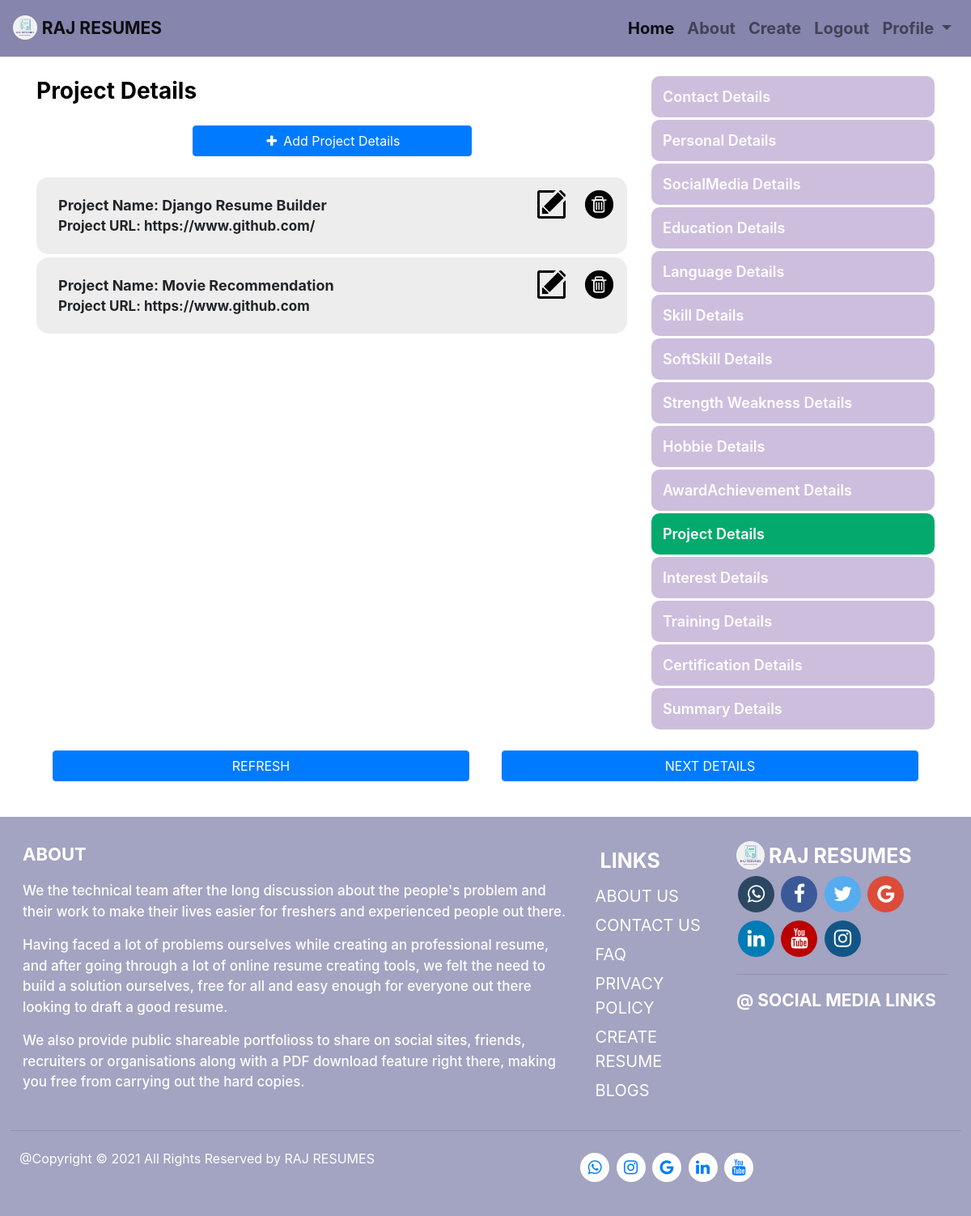
/MyResume/NoExperience/ProjectDetails/AddProjects/ (signed in), run on the app's committed database.
### resumes/models.py (models this page shows, shortened)
class ProjectDetails(models.Model):
    user = models.ForeignKey(User, on_delete=models.CASCADE)
    Project_Name=models.CharField(max_length=300,help_text='Enter Project Name')
    Project_Url=models.URLField(max_length=400,help_text='Enter project Url')
    Project_Description=models.TextField(max_length=800,help_text='Enter Project Description')
    Project_Position=models.CharField(max_length=500,help_text='Enter your Position')

### resumes/views.py (the view, shortened to what this page needs)
# urls.py: path('NoExperience/ProjectDetails/AddProjects/',views.NoExpAddProjectDetailView,name='AddNoExpProjects'),
@login_required(login_url='MyResume/login')
def NoExpAddProjectDetailView(request):
    Projectdet=ProjectDetails.objects.filter(user=request.user).all()
    form=ProjectDetailForm()
    return render(request,'resumes/AddNoExpDetails/AddProjectDetails.html',{'Projectdet':Projectdet,'form':form})

### resumes/templates/resumes/AddNoExpDetails/AddProjectDetails.html (shortened to what this page needs)
 {% load static %}{%load crispy_forms_tags %}
<html>
<head>
    <link rel="stylesheet" href="https://cdn.jsdelivr.net/npm/bootstrap@4.6.0/dist/css/bootstrap.min.css">
    <link rel="stylesheet" href="https://cdnjs.cloudflare.com/ajax/libs/font-awesome/4.7.0/css/font-awesome.min.css">
    <link rel="stylesheet" href="{% static 'AllStyles/ListStyling.css' %}">
    <link rel='stylesheet' href="{% static 'AllStyles/Modal-Styling.css' %}">
    <link rel='stylesheet' href="{% static 'AllStyles/BtnGroup.css' %}">
</head>
<body>
    {% include 'resumes/AllTemplates/Navbar.html' %}
    <div class="Content-sty">
        <div class="container">
            <div class='row'>
                <div id='Obj-Detail' class='col-lg-8 col-md-7'>
                    <div class='display-container'>
                        <div class='Model-Form-Detail'>
                            <div class='Modal-Heading'>Project Details</div>
                            <div class='Add-Modal-Details'>
                                <button onclick="document.getElementById('PopUp-Form').style.display='block'" class="btn btn-primary AddBtn-Sty"><i class='fa fa-plus'></i> Add Project Details</button>
                            </div>
                            <div class='Obj-Modal-Content'>
                                {% for pdet in Projectdet %}
                                <div class='Obj-Content'>
                                    <div class='row'>
                                        <div class='col-lg-10 col-md-8 col-sm-8 col-8'>
                                            <div class='Obj-content-sty'>
                                                <div class='ldet'>Project Name: {{pdet.Project_Name}}</div>
                                                <div class='sub-ldet'>Project URL: {{pdet.Project_Url}}</div>
                                            </div>
                                        </div>
                                        <div class='col-lg-1 col-md-2 col-sm-2 col-2'>
                                            <a href="{% url 'resumes:Edit-NoExpProjects' pdet.id %}"><img class='Icon-Sty' src="\media\Icons\Edit-Icon.png"></a>
                                        </div>
                                        <div class='col-lg-1 col-md-2 col-sm-2 col-2'>
                                            <a href="{% url 'resumes:NoExpDeleteProjectDetails' pdet.id %}"><img class='Icon-Sty' src="\media\Icons\Delete-Icon.png"></a>
                                        </div>
                                    </div>
                                </div>
                                {% endfor %}
                            </div>
                        </div>
                    </div>
                </div>
                <div id='Link-List-Menu' class='col-lg-4 col-md-5 col-sm-12'>
                    <div class='row-sty'>
                        <div class='Link-Menu'>
                            <div class="Vertical-Menu">
                                <a href="{% url 'resumes:NoExp-ContactDetails' %}" class='a-sty'>Contact Details</a>
                                <a href="{% url 'resumes:NoExp-PersonalDetails' %}" class='a-sty'>Personal Details</a>
                                <a href="{% url 'resumes:NoExp-SocialMediaDetails' %}" class='a-sty'>SocialMedia Details</a>
                                <a href="{% url 'resumes:NoExp-EducationDetails' %}" class='a-sty'>Education Details</a>
                                <a href="{% url 'resumes:NoExp-LanguageDetails' %}" class='a-sty'>Language Details</a>
                                <a href="{% url 'resumes:NoExp-SkillDetails' %}" class='a-sty'>Skill Details</a>
                                <a href="{% url 'resumes:NoExp-SoftSkillDetails' %}" class='a-sty'>SoftSkill Details</a>
                                <a href="{% url 'resumes:NoExp-StrengthWeakness' %}" class='a-sty'>Strength Weakness Details</a>
                                <a href="{% url 'resumes:NoExp-HobbieDetails' %}" class='a-sty'>Hobbie Details</a>
                                <a href="{% url 'resumes:NoExp-ActivityAchievements' %}" class='a-sty'>AwardAchievement Details</a>
                                <a href="{% url 'resumes:NoExp-ProjectDetails' %}" class='active a-sty'>Project Details</a>
                                <a href="{% url 'resumes:NoExp-InterestDetails' %}" class='a-sty'>Interest Details</a>
                                <a href="{% url 'resumes:NoExp-TrainingDetails' %}" class='a-sty'>Training Details</a>
                                <a href="{% url 'resumes:NoExp-CertificationDetails' %}" class='a-sty'>Certification Details</a>
                                <a href="{% url 'resumes:NoExp-SummaryDetails' %}" class='a-sty'>Summary Details</a>
                            </div>
                        </div>
                    </div>
                </div>
            </div>
            <div class='Btn-Position'>
                <div class='Btn-Left'><a href="{% url 'resumes:AddNoExpProjects' %}"><button class='btn btn-primary btn-sty btn-l'>REFRESH</button></a></div>
                <div class='Btn-Right'><a href="{% url 'resumes:NoExp-InterestDetails' %}"><button class='btn btn-primary btn-sty btn-r'>NEXT DETAILS</button></a></div>
            </div>
        </div>
    </div>
    {% include 'resumes/AllTemplates/Footer.html' %}
</body>
</html>

### resumes/static/AllStyles/ListStyling.css (style rules this page uses)
.Vertical-Menu { width: 100%; }
.Vertical-Menu a { width: 100%; display: block; padding: 12px 14px; font-size: 18px; border-radius: 10px; font-weight: 600; background-color: #cdbede; margin: 3px 0px; text-decoration: none; color: white; }
.Vertical-Menu a.active { background-color: #04AA6D; }
.btn-sty { width: 100%; margin: 2px 0px; }
.AddBtn-Sty { font-size: 18px; }
.btn-sty { min-width: 50%; margin: 3px 0px; }

### resumes/static/AllStyles/Modal-Styling.css (style rules this page uses)
.AddBtn-Sty { min-width: 50%; font-size: 18px; }
.fa { font-size: 32px; }
.fa { width: 20px; }
.Modal-Heading { color: black; font-size: 28px; font-weight: 700; }
.ldet { font-size: 18px; font-weight: 700; }
.sub-ldet { font-size: 17px; font-weight: 650; }
.Icon-sty { width: 35px; }
.Obj-Content { padding: 16px 22px; margin: 4px 0px; background-color: #ededed; border-radius: 15px; }
.Obj-content-sty { padding: 5px; }
.Add-Modal-Details { padding: 22px 20px; display: flex; justify-content: center; align-items: center; }

### resumes/static/AllStyles/BtnGroup.css (style rules this page uses)
.content-sty { margin: 15px 0px; }
.btn-sty { min-width: 50%; }
.btn-left { float: left; padding: 20px; min-width: 50%; }
.btn-right { float: right; padding: 20px; min-width: 50%; }

### resumes/templates/resumes/AddNoExpDetails/AddProjectDetails.html (style rules this page uses)
* { box-sizing: border-box; }

### resumes/templates/resumes/AllTemplates/Footer.html (style rules this page uses)
* { box-sizing: border-box; }
.Footer-Content, .Content-Sty { display: flex; flex-wrap: wrap; }
.Content-Sty { padding: 6px 12px; }

### data on the page
ProjectDetails: Project_Name "Django Resume Builder", Project_Url "https://www.github.com/"
ProjectDetails: Project_Name "Movie Recommendation", Project_Url "https://www.github.com"
